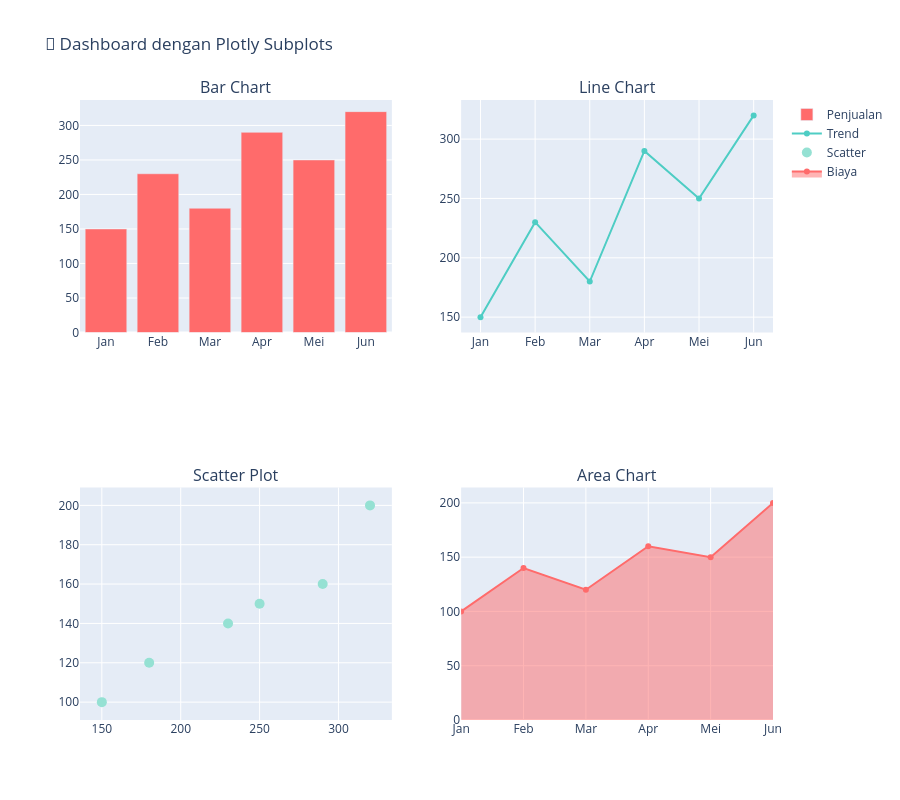

Source (notebook cell):
### Markdown cell above
## Contoh 5: Subplots (Multiple Grafik dalam Satu Panel)

### Code cell
# Membuat 2 baris x 2 kolom subplot (4 grafik sekaligus)
fig_subplot = make_subplots(
    rows=2, cols=2,
    subplot_titles=('Bar Chart', 'Line Chart', 'Scatter Plot', 'Area Chart'),
    specs=[[{'type': 'bar'}, {'type': 'scatter'}],
           [{'type': 'scatter'}, {'type': 'scatter'}]]
)

# Subplot 1: Bar chart
fig_subplot.add_trace(
    go.Bar(x=df['Bulan'], y=df['Penjualan'], name='Penjualan', marker_color='#FF6B6B'),
    row=1, col=1
)

# Subplot 2: Line chart
fig_subplot.add_trace(
    go.Scatter(x=df['Bulan'], y=df['Penjualan'], mode='lines+markers', name='Trend', line_color='#4ECDC4'),
    row=1, col=2
)

# Subplot 3: Scatter plot
fig_subplot.add_trace(
    go.Scatter(x=df['Penjualan'], y=df['Biaya'], mode='markers', name='Scatter', marker_color='#95E1D3', marker_size=10),
    row=2, col=1
)

# Subplot 4: Area chart
fig_subplot.add_trace(
    go.Scatter(x=df['Bulan'], y=df['Biaya'], fill='tozeroy', name='Biaya', fillcolor='rgba(255, 107, 107, 0.5)', line_color='#FF6B6B'),
    row=2, col=2
)

fig_subplot.update_layout(title_text='🎨 Dashboard dengan Plotly Subplots', height=800, showlegend=True)
fig_subplot.show()

### Figure 1 — Plotly figure (JSON) as saved in the notebook; plotly's stock layout.template omitted (floating-point values rounded to 4 significant figures)
{"data": [{"marker": {"color": "#FF6B6B"}, "name": "Penjualan", "type": "bar", "x": ["Jan", "Feb", "Mar", "Apr", "Mei", "Jun"], "xaxis": "x", "y": [150, 230, 180, 290, 250, 320], "yaxis": "y"}, {"line": {"color": "#4ECDC4"}, "mode": "lines+markers", "name": "Trend", "type": "scatter", "x": ["Jan", "Feb", "Mar", "Apr", "Mei", "Jun"], "xaxis": "x2", "y": [150, 230, 180, 290, 250, 320], "yaxis": "y2"}, {"marker": {"color": "#95E1D3", "size": 10}, "mode": "markers", "name": "Scatter", "type": "scatter", "x": [150, 230, 180, 290, 250, 320], "xaxis": "x3", "y": [100, 140, 120, 160, 150, 200], "yaxis": "y3"}, {"fill": "tozeroy", "fillcolor": "rgba(255, 107, 107, 0.5)", "line": {"color": "#FF6B6B"}, "name": "Biaya", "type": "scatter", "x": ["Jan", "Feb", "Mar", "Apr", "Mei", "Jun"], "xaxis": "x4", "y": [100, 140, 120, 160, 150, 200], "yaxis": "y4"}], "layout": {"annotations": [{"font": {"size": 16}, "showarrow": false, "text": "Bar Chart", "x": 0.225, "xanchor": "center", "xref": "paper", "y": 1, "yanchor": "bottom", "yref": "paper"}, {"font": {"size": 16}, "showarrow": false, "text": "Line Chart", "x": 0.775, "xanchor": "center", "xref": "paper", "y": 1, "yanchor": "bottom", "yref": "paper"}, {"font": {"size": 16}, "showarrow": false, "text": "Scatter Plot", "x": 0.225, "xanchor": "center", "xref": "paper", "y": 0.375, "yanchor": "bottom", "yref": "paper"}, {"font": {"size": 16}, "showarrow": false, "text": "Area Chart", "x": 0.775, "xanchor": "center", "xref": "paper", "y": 0.375, "yanchor": "bottom", "yref": "paper"}], "height": 800, "showlegend": true, "title": {"text": "🎨 Dashboard dengan Plotly Subplots"}, "xaxis": {"anchor": "y", "domain": [0, 0.45]}, "xaxis2": {"anchor": "y2", "domain": [0.55, 1]}, "xaxis3": {"anchor": "y3", "domain": [0, 0.45]}, "xaxis4": {"anchor": "y4", "domain": [0.55, 1]}, "yaxis": {"anchor": "x", "domain": [0.625, 1]}, "yaxis2": {"anchor": "x2", "domain": [0.625, 1]}, "yaxis3": {"anchor": "x3", "domain": [0, 0.375]}, "yaxis4": {"anchor": "x4", "domain": [0, 0.375]}}}
